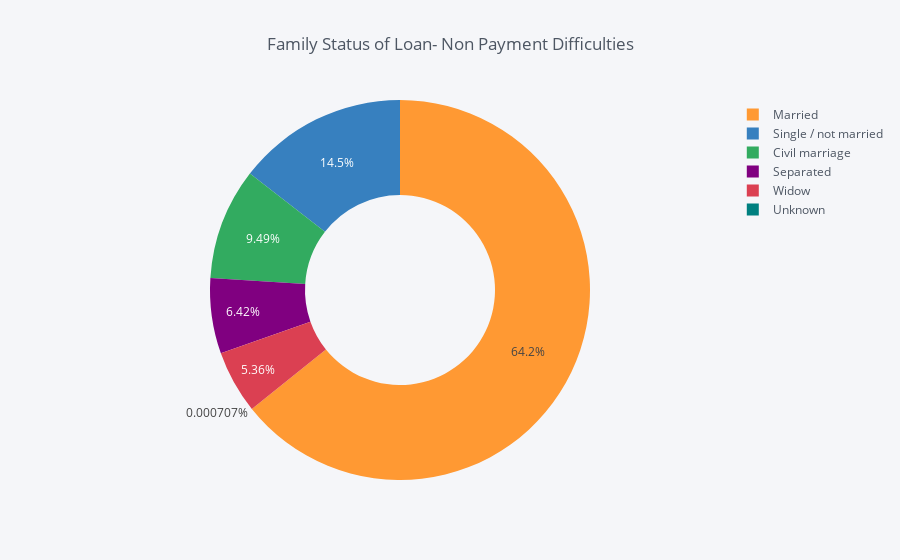

This figure's notebook cell:
### Markdown cell above
### NAME_FAMILY_STATUS

### Code cell
# Family Status of Loan- Non Payment Difficulties
c0 = target0['NAME_FAMILY_STATUS'].value_counts()
df = pd.DataFrame({'labels': c0.index,'values': c0.values})
df.iplot(kind = 'pie', labels = 'labels',values = 'values', title = 'Family Status of Loan- Non Payment Difficulties', hole = 0.5)

### Figure 1 — Plotly figure (JSON) as saved in the notebook; plotly's stock layout.template omitted (floating-point values rounded to 4 significant figures)
{"data": [{"hole": 0.5, "labels": ["Married", "Single / not married", "Civil marriage", "Separated", "Widow", "Unknown"], "marker": {"colors": ["rgba(255, 153, 51, 1.0)", "rgba(55, 128, 191, 1.0)", "rgba(50, 171, 96, 1.0)", "rgba(128, 0, 128, 1.0)", "rgba(219, 64, 82, 1.0)", "rgba(0, 128, 128, 1.0)"]}, "name": "", "type": "pie", "values": [181582, 40987, 26814, 18150, 15151, 2]}], "layout": {"legend": {"bgcolor": "#F5F6F9", "font": {"color": "#4D5663"}}, "paper_bgcolor": "#F5F6F9", "plot_bgcolor": "#F5F6F9", "title": "Family Status of Loan- Non Payment Difficulties", "titlefont": {"color": "#4D5663"}}}
